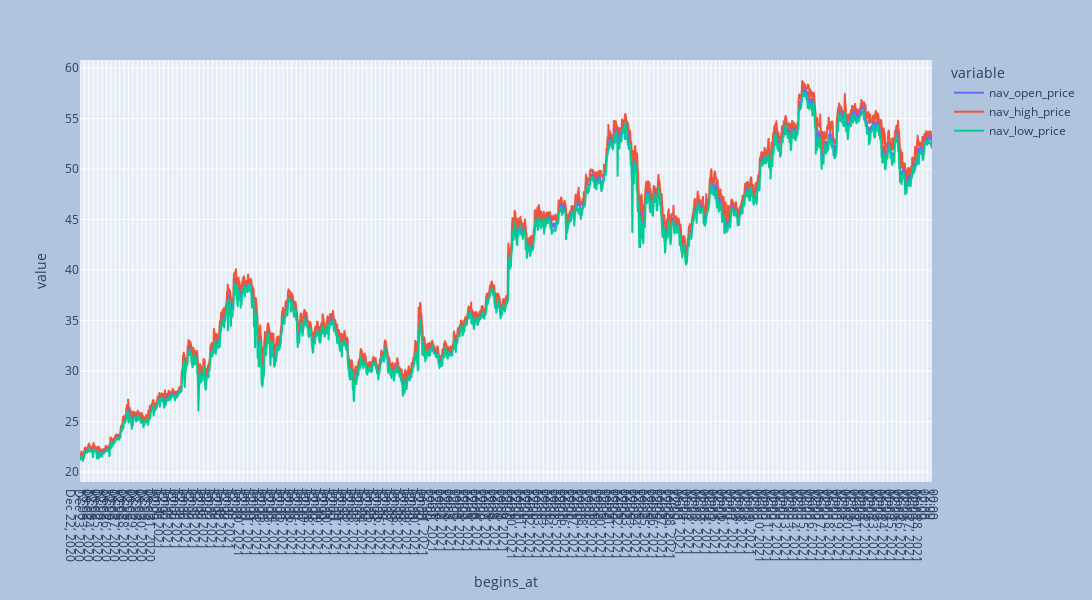

Write notebook code for a chart like this one.
### Code cell
# btc hourly price history graph (2020-12 / 2021-3)
df_hourly["nav_open_price"].plot()

# TODO: show max diff and percentage in each hour between high and low

fig = df_hourly.loc[:,["nav_open_price", "nav_high_price", "nav_low_price"]].plot.line()
fig.update_layout(
    autosize=False,
    width=5000,
    height=600,
    paper_bgcolor="LightSteelBlue",
)

fig.update_xaxes(nticks=300)          
fig.show()

### Figure 1 — Plotly figure (JSON) as saved in the notebook; plotly's stock layout.template omitted (floating-point values rounded to 4 significant figures; data arrays with more than 128 entries replaced by an {"elided": "..."} marker saying what was removed)
{"data": [{"hovertemplate": "variable=nav_open_price<br>begins_at=%{x}<br>value=%{y}<extra></extra>", "legendgroup": "nav_open_price", "line": {"color": "#636efa", "dash": "solid"}, "mode": "lines", "name": "nav_open_price", "showlegend": true, "type": "scattergl", "x": {"elided": "2319 str values"}, "xaxis": "x", "y": {"elided": "2319 float values"}, "yaxis": "y"}, {"hovertemplate": "variable=nav_high_price<br>begins_at=%{x}<br>value=%{y}<extra></extra>", "legendgroup": "nav_high_price", "line": {"color": "#EF553B", "dash": "solid"}, "mode": "lines", "name": "nav_high_price", "showlegend": true, "type": "scattergl", "x": {"elided": "2319 str values"}, "xaxis": "x", "y": {"elided": "2319 float values"}, "yaxis": "y"}, {"hovertemplate": "variable=nav_low_price<br>begins_at=%{x}<br>value=%{y}<extra></extra>", "legendgroup": "nav_low_price", "line": {"color": "#00cc96", "dash": "solid"}, "mode": "lines", "name": "nav_low_price", "showlegend": true, "type": "scattergl", "x": {"elided": "2319 str values"}, "xaxis": "x", "y": {"elided": "2319 float values"}, "yaxis": "y"}], "layout": {"autosize": false, "height": 600, "legend": {"title": {"text": "variable"}, "tracegroupgap": 0}, "margin": {"t": 60}, "paper_bgcolor": "LightSteelBlue", "width": 5000, "xaxis": {"anchor": "y", "domain": [0, 1], "nticks": 300, "title": {"text": "begins_at"}}, "yaxis": {"anchor": "x", "domain": [0, 1], "title": {"text": "value"}}}}
